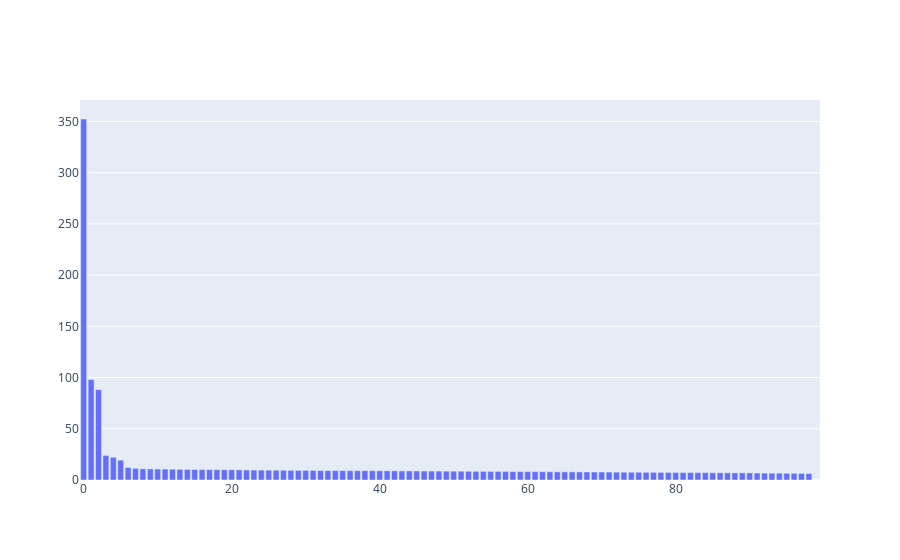

Notebook source saved alongside this figure:
### Markdown cell above
1. Standardize the first cluster

### Code cell
# subtract the mean
c1_meanzero = c1 - np.mean(c2, axis=1, keepdims=True)
# divide by the standard deviation
c1_std = c1_meanzero/np.std(c1_meanzero, axis=1, keepdims=True)
# SVD
U, S, VT = np.linalg.svd(c1_std, full_matrices=False)

# make a figure showing the singular values
svd_figure = pgo.Figure([pgo.Bar(x=np.arange(len(S)), y=S)])
svd_figure.show()
